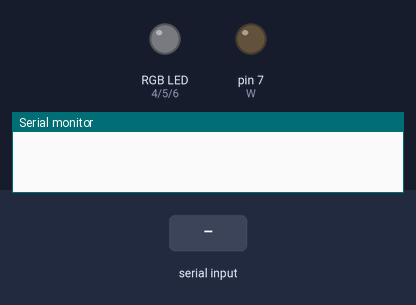
Simulated run of this sketch. Board: Arduino Uno, built with avr-gcc and run on an emulated ATmega328P. On the bench: an RGB LED mixed from three pins (HIGH = lit), output pins drawn as LEDs (lit = HIGH), the last lines printed to the serial monitor. The test bench sets the inputs (shaded band).

Above: at 1.2 s.
1.3 s: "R" received over Serial
At 4.0 s:
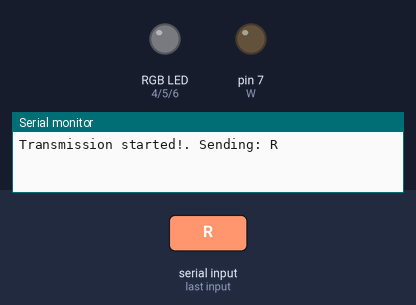
4.3 s: "G" received over Serial
At 8.6 s:
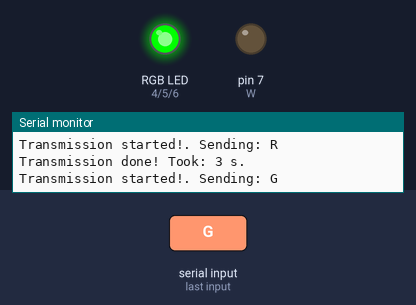
10.3 s: "W" received over Serial
At 13.6 s:
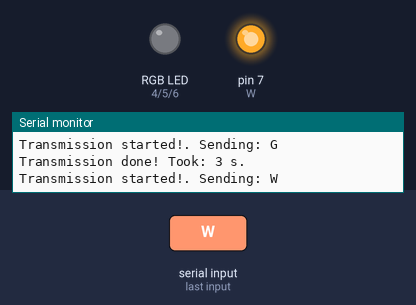
Timing chart, 0 to 15.3 s (numbered marks = the images above; inputs shaded):
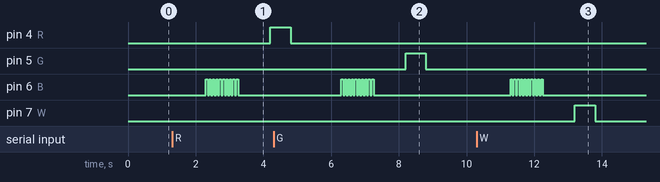

The sketch:

sim_comm_sys.ino
```cpp
/**
 * @file sim_comm_sys.ino
 * @brief This code defines an automated system to send data through RGB LED.
 *
 * The program waits for a string sent through serial by user, such as:
 *              VGXVRXVWYGRGYRGGYG
 * and starts the transmission taking into account the times defined.
 *
 * R -> red
 * G -> green
 * V -> blue
 * W -> white
 * X -> red led blink
 * Y -> green led blink
 *
 * @author  Nelson F. Parra G.
 * @version 1.0
 * @date    28-08-2024
 */


#include <Arduino.h>

#define R 4 // Pin to red led
#define G 5 // Pin to green led
#define B 6 // Pin to blue led
#define W 7 // Pin to white led
#define TIME_ON_MS 600 // Time to keep a led on in miliseconds
#define PERIOD_MS  1100 // Period (time on + time off) of each led in miliseconds
#define TIME_ON_OFF_MS 50 // Time to blink a led in miliseconds

void setup() {

  // Set LED pins to output
  pinMode(R, OUTPUT);
  pinMode(G, OUTPUT);
  pinMode(B, OUTPUT);
  pinMode(W, OUTPUT);

  // Init the serial port
  Serial.begin(9600);

}

void loop() {

  // Init variable to store user input
  String input;

  // While doing nothing, turn leds off
  digitalWrite(R, LOW);
  digitalWrite(G, LOW);
  digitalWrite(B, LOW);
  digitalWrite(W, LOW);

  // Validates if something is in the serial port (user input)
  if(Serial.available() > 0){
    // Read the string sent by the user
    input = Serial.readString();
    // Prints to keep track of the transmission
    Serial.print("Transmission started!. Sending: ");
    Serial.println(input);
    unsigned long startTime = millis();
    blinkLed(B);
    delay(500);
    // Invoke sendData() function that controls the leds
    sendData(input);
    // Print to notify that transmission ended
    Serial.print("Transmission done! Took: ");
    Serial.print((millis() - startTime)/1000);
    Serial.println(" s.");
  }
}

/**
 * @brief This function controls the leds to send the data
 *
 * @param str String to be sent
 */
void sendData(String str){
  // Loop through the string and turn on the leds
  for(int i=0; i<str.length(); i++){
    if(str[i]=='R')
      turnLed(R); // Turn on red led if 'R' is found
    else if(str[i]=='G')
      turnLed(G); // Turn on green led if 'G' is found
    else if(str[i]=='V')
      turnLed(B); // Turn on blue led if 'V' is found
    else if(str[i]=='W')
      turnLed(W); // Turn on white led if 'W' is found
    else if(str[i]=='X')
      blinkLed(R); // Blink red led if 'X' is found
    else if(str[i]=='Y')
      blinkLed(G); // Blink green led if 'Y' is found
  }

}

/**
 * @brief This function turns a led on for a period of time
 *
 * @param led Pin of the led to be turned on
 */
void turnLed(char led){
  digitalWrite(led, HIGH);       // Turn on the led
  delay(TIME_ON_MS);             // Wait for the time defined
  digitalWrite(led, LOW);        // Turn off the led
  delay(PERIOD_MS - TIME_ON_MS); // Wait for the period defined
}

/**
 * @brief This function blinks a led for a period of time
 *
 * @param led Pin of the led to be blinked
 */
void blinkLed(char led){
  // Blink the led 10 times, total time is 10*2*TIME_ON_OFF_MS
  for(char i = 0; i<10; i++){
    digitalWrite(led, HIGH); // Turn on the led
    delay(TIME_ON_OFF_MS);   // Wait for the time defined
    digitalWrite(led, LOW);  // Turn off the led
    delay(TIME_ON_OFF_MS);   // Wait for the time defined
  }
  delay(400);   // Wait for the period defined to diferentiate the blinks to the next led on
}
```

Measured:
- after the input at 1.3 s, pin 4 (R): LOW → HIGH after 2.9 s; pin 6 (B): alternates HIGH for 0.05 s and LOW for 0.05 s, 20 changes in all, then stays LOW, starting after 1.0 s
- after the input at 4.3 s, pin 5 (G): LOW → HIGH after 3.9 s, → LOW 0.60 s later; pin 6 (B): alternates HIGH for 0.05 s and LOW for 0.05 s, 20 changes in all, then stays LOW, starting after 2.0 s
- after the input at 10.3 s, pin 6 (B): alternates HIGH for 0.05 s and LOW for 0.05 s, 20 changes in all, then stays LOW, starting after 1.0 s; pin 7 (W): LOW → HIGH after 2.9 s, → LOW 0.60 s later
